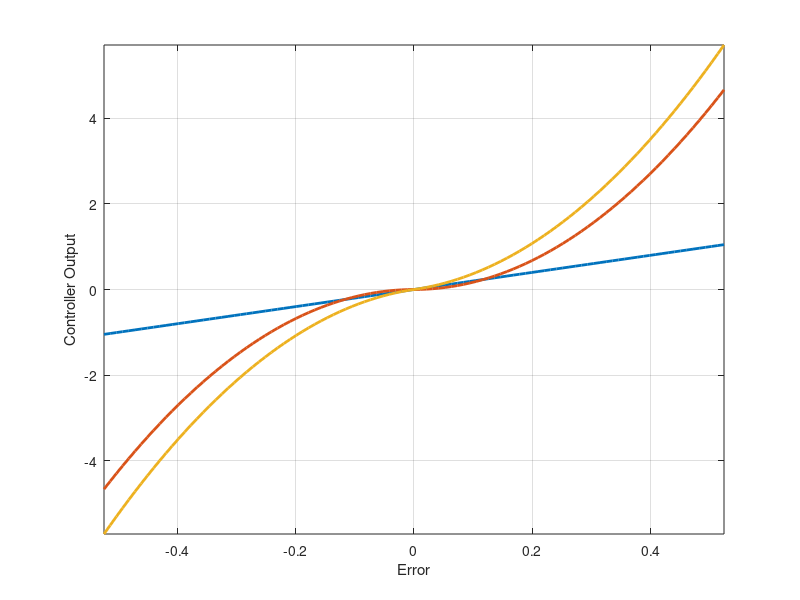

Write MATLAB code to recreate this figure.
clc, clear variables
%%

% default values, adjust these
Kp = 2.0;
Kp_nl = 17.0;

% error in radians (-30, 30) * pi/180
e = (-1:0.02:1).' * 30 * pi/180;

% control signal
u_lin = Kp * e;
u_nl = Kp_nl * e.^2 .* sign(e);
u = u_lin + u_nl;

figure(1)
plot(e, [u_lin, u_nl, u]), grid on
xlabel('Error')
ylabel('Controller Output')
axis([min(e) max(e) min(u) max(u)])
set(findall(gcf, 'type', 'line'), 'linewidth', 2.0)
